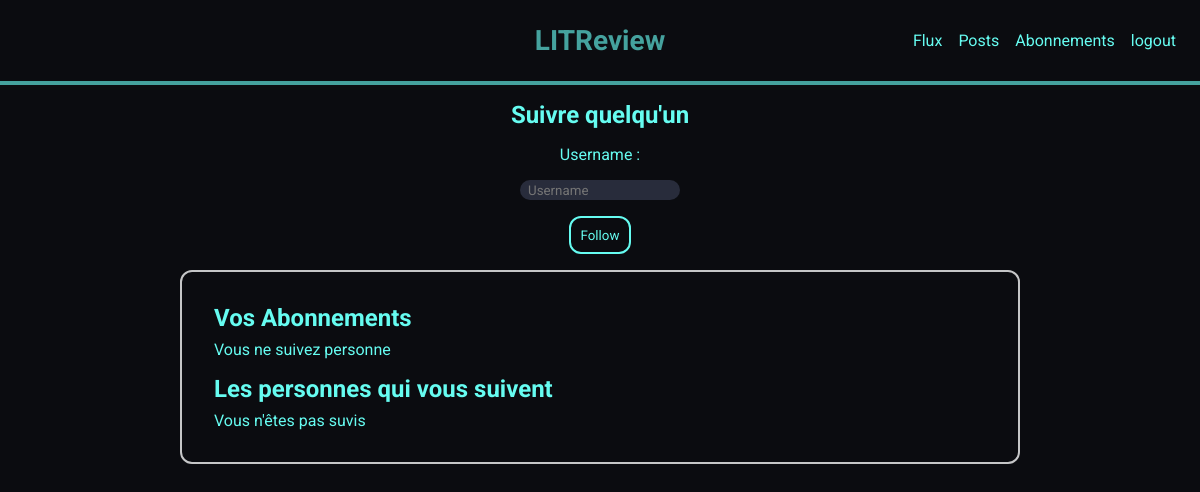
The page /abonnement (signed in) on the database as committed earlier.
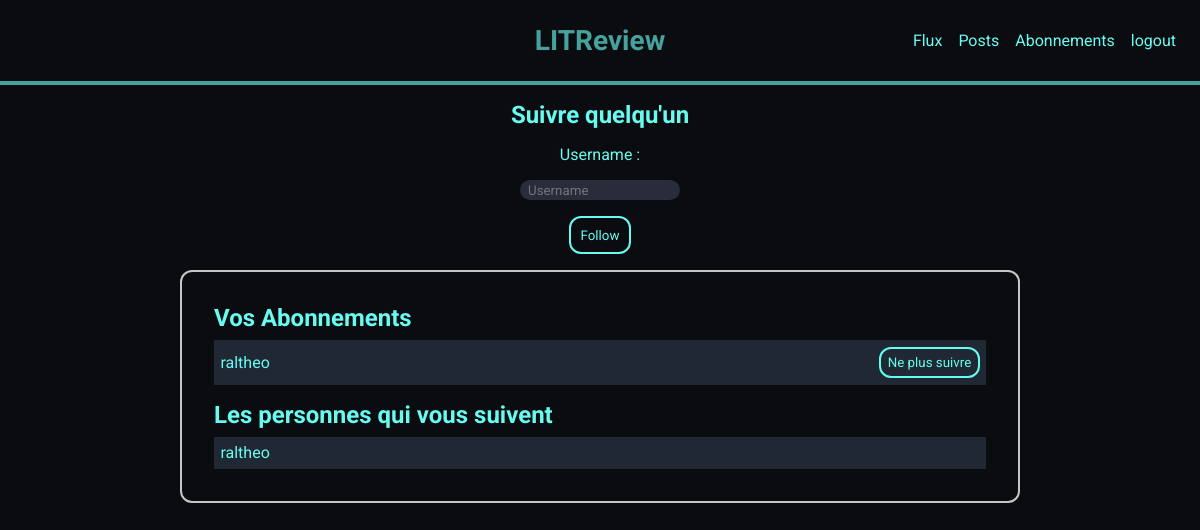
The same page on the database as committed later.
### users/models.py (models this page shows)
class UserFollows(models.Model):
    user = models.ForeignKey(
        settings.AUTH_USER_MODEL,
        on_delete=models.CASCADE,
        related_name='following'
    )
    followed_user = models.ForeignKey(
        settings.AUTH_USER_MODEL,
        on_delete=models.CASCADE,
        related_name='followed_by'
    )
    class Meta:
        unique_together = ('user', 'followed_user',)

### users/views.py (the view)
# urls.py: path('abonnement', users.views.abonnement_page, name='abonnement'),
def abonnement_page(request):
    message = ''
    followers = UserFollows.objects.filter(followed_user=request.user)
    followed_users = UserFollows.objects.filter(user=request.user)
    if request.method == 'POST':
        form = forms.UserFollowsForm(request.POST)
        if form.is_valid():
            username_to_follow = form.cleaned_data['username']
            user_to_follow = User.objects.get(username=username_to_follow)
            if not UserFollows.objects.filter(user=request.user, followed_user=user_to_follow).exists():
                UserFollows.objects.create(
                    user=request.user,
                    followed_user=user_to_follow
                )
                message = 'Abonnement effectué'
            else:
                message = 'Vous suivez déjà cet utilisateur.'
            return render(request, 'users/abonnement.html', {'form': form, 'message': message, 'followers':followers, 'followed_users':followed_users})
    else:
        form = forms.UserFollowsForm()
    return render(request, 'users/abonnement.html', {'form': form, 'message': message, 'followers':followers, 'followed_users':followed_users})

### users/forms.py (shortened to what this page needs)
class UserFollowsForm(forms.Form):
    username = forms.CharField(max_length=63, label='Nom d\'utilisateur', widget=forms.TextInput(attrs={'placeholder': 'Username', 'class': 'form-control'}))

### users/templates/users/abonnement.html (shortened to what this page needs)
{% extends 'blog/base.html' %}
{%load static%}
{% block extra_styles %}
    <link rel="stylesheet" href="{% static 'blog/abonnement.css' %}" />
{% endblock %}
{% block content %}
    <div class="container_abonnement">
        <h2>Suivre quelqu'un</h2>
        <form method="post" class="form_abonnement" >
            <p>Username :</p>
            {{form.username}}
            <button class="btn_log" type="submit">Follow</button>
          </form>
          <div class="container_follows">
            <div class="container_follow">
                <h2>Vos Abonnements</h2>
                {% if followed_users %}
                    {% for followed in followed_users %}
                    <div class="container_user_follow followed">
                        <p>{{ followed.followed_user }}</p>
                        <form method="post" action="/unfollow">
                            <button class="option_abo" type="submit">Ne plus suivre</button>
                        </form>
                    </div>
                    {% endfor %}
                {% else %}
                    <p>Vous ne suivez personne</p>
                {% endif %}
              </div>
              <div class="container_follow">
                <h2>Les personnes qui vous suivent</h2>
                {% if followed_users %}
                    {% for follower in followers %}
                    <div class="container_user_follow follower">
                        <p>{{ follower.user }}</p>
                    </div>
                    {% endfor %}
                {% else %}
                    <p>Vous n'êtes pas suvis</p>
                {% endif %}
              </div>
          </div>
    </div>
{% endblock content %}

Rows that differ between the two databases and show on the page:
added UserFollows: followed_user "raltheo", shown under "Vos Abonnements"
added UserFollows: user "raltheo", shown under "Les personnes qui vous suivent"
Other text that changed with them:
text no longer shown: "Vous ne suivez personne Vous n'êtes pas suvis"
